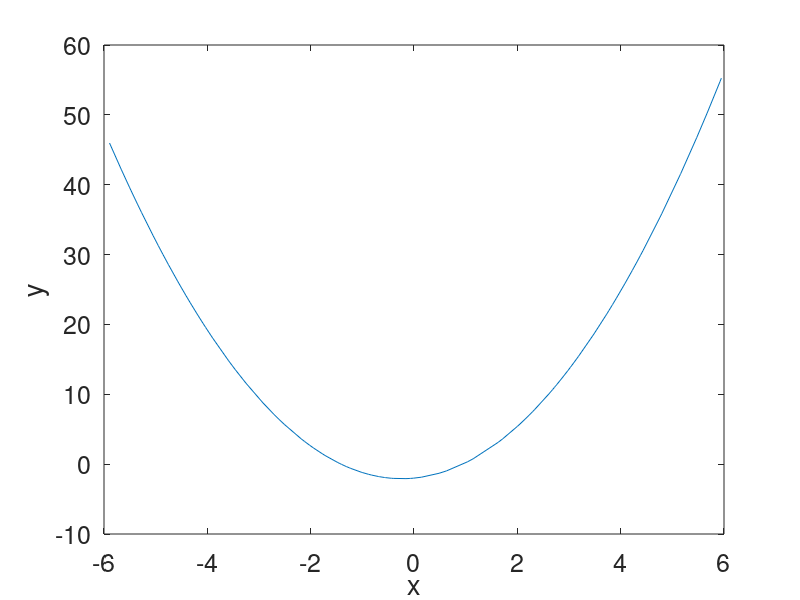
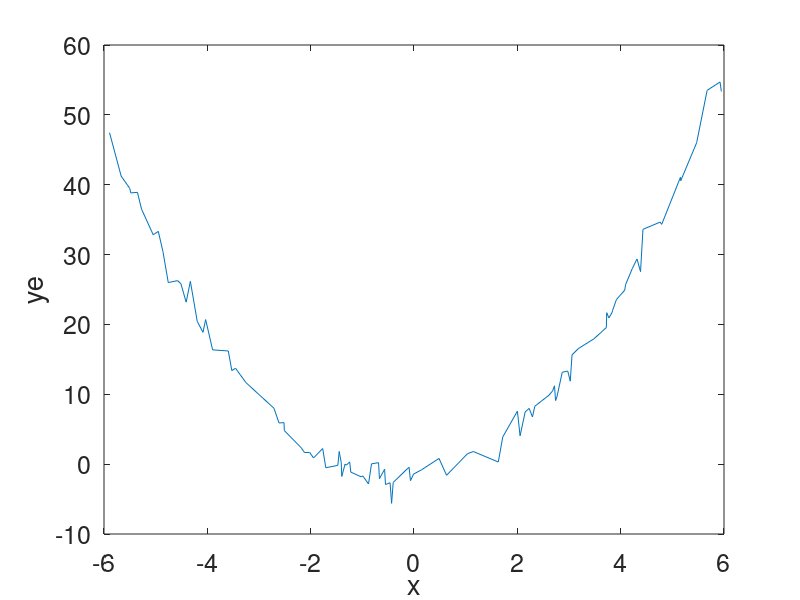
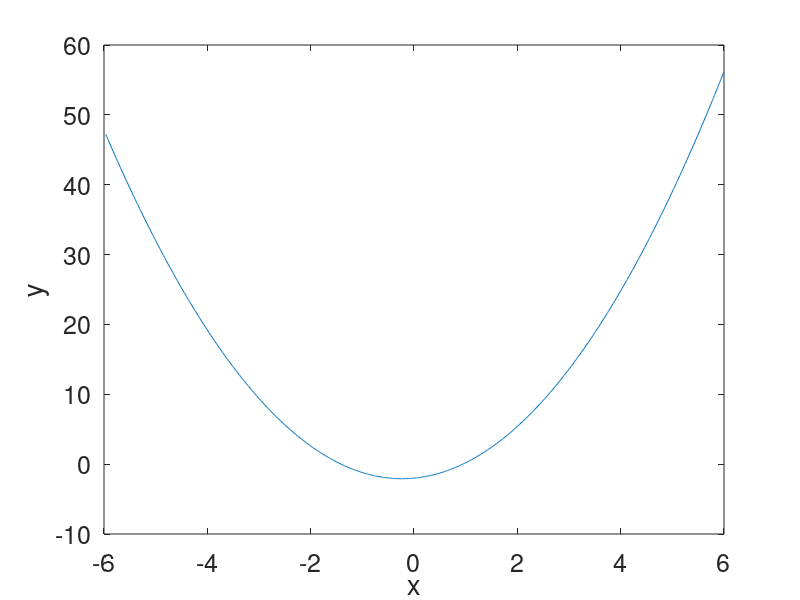
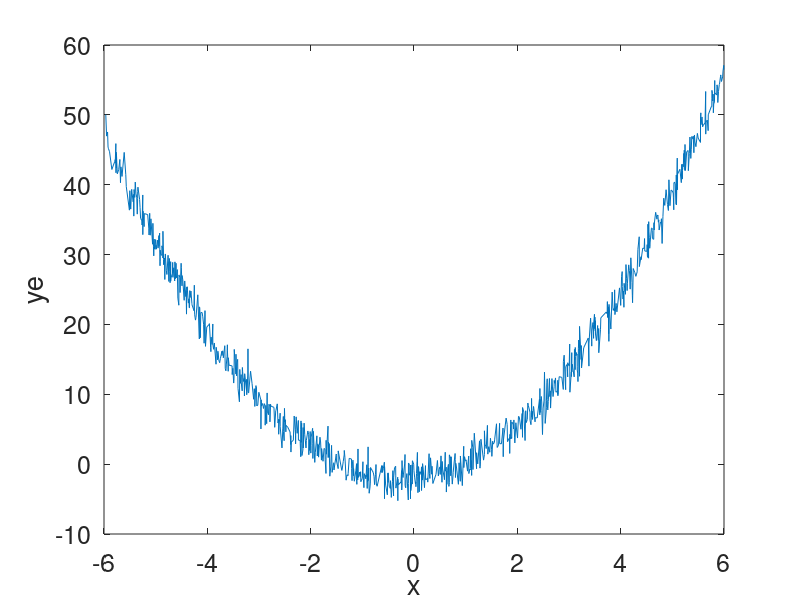

Here is the MATLAB script that generated these plots, in order:
close all;
clear all;
clc;

n = 100;
x = 12 * rand(1,n) - 6;
x = sort(x);
theta = [-2 0.7 1.5];
y = theta(3) * x.^2 + theta(2) * x + theta(1);

figure(1)
plot(x,y);
set(gca,'FontSize',18)
xlabel('x')
ylabel('y')

e = 0.10 * std(y) * randn(1,n);

ye = y + e;

figure(2)
plot(x,ye);
set(gca,'FontSize',18)
xlabel('x')
ylabel('ye')

X = ones(n,3);
X(:,2) = x';
X(:,3) = (x.^2)';

theta = pinv(X) * ye';

x2 = x;
y2 = theta(3) * x.^2 + theta(2) * x + theta(1);
theta2 = theta;

n = 1000;
x = 12 * rand(1,n) - 6;
x = sort(x);
theta = [-2 0.7 1.5];
y = theta(3) * x.^2 + theta(2) * x + theta(1);

figure(3)
plot(x,y);
set(gca,'FontSize',18)
xlabel('x')
ylabel('y')

e = 0.10 * std(y) * randn(1,n);

ye = y + e;

figure(4)
plot(x,ye);
set(gca,'FontSize',18)
xlabel('x')
ylabel('ye')

X = ones(n,3);
X(:,2) = x';
X(:,3) = (x.^2)';

theta = pinv(X) * ye';

x3 = x;
y3 = theta(3) * x.^2 + theta(2) * x + theta(1);
theta3 = theta;

% figure(5)
% plot(x2,y2,x3,y3);
% set(gca,'FontSize',18)
% xlabel('x')
% ylabel('ye')

n = 100;
x = 12 * rand(1,n) - 6;
x = sort(x);
theta = [-2 0.7 1.5];
y = theta(3) * x.^2 + theta(2) * x + theta(1);

figure(5)
plot(x,y);
set(gca,'FontSize',18)
xlabel('x')
ylabel('y')

e = 0.10 * std(x) * randn(1,n);

xe = x + e;

figure(6)
plot(xe,y,'.');
set(gca,'FontSize',18)
xlabel('xe')
ylabel('y')

X = ones(n,3);
X(:,2) = xe';
X(:,3) = (xe.^2)';

theta = pinv(X) * y';

x4 = x;
y4 = theta(3) * x.^2 + theta(2) * x + theta(1);
theta4 = theta;

figure(7)
plot(x2,y2,x3,y3,x4,y4);
set(gca,'FontSize',18)
xlabel('xe')
ylabel('y')
theta = [-2 0.7 1.5];
